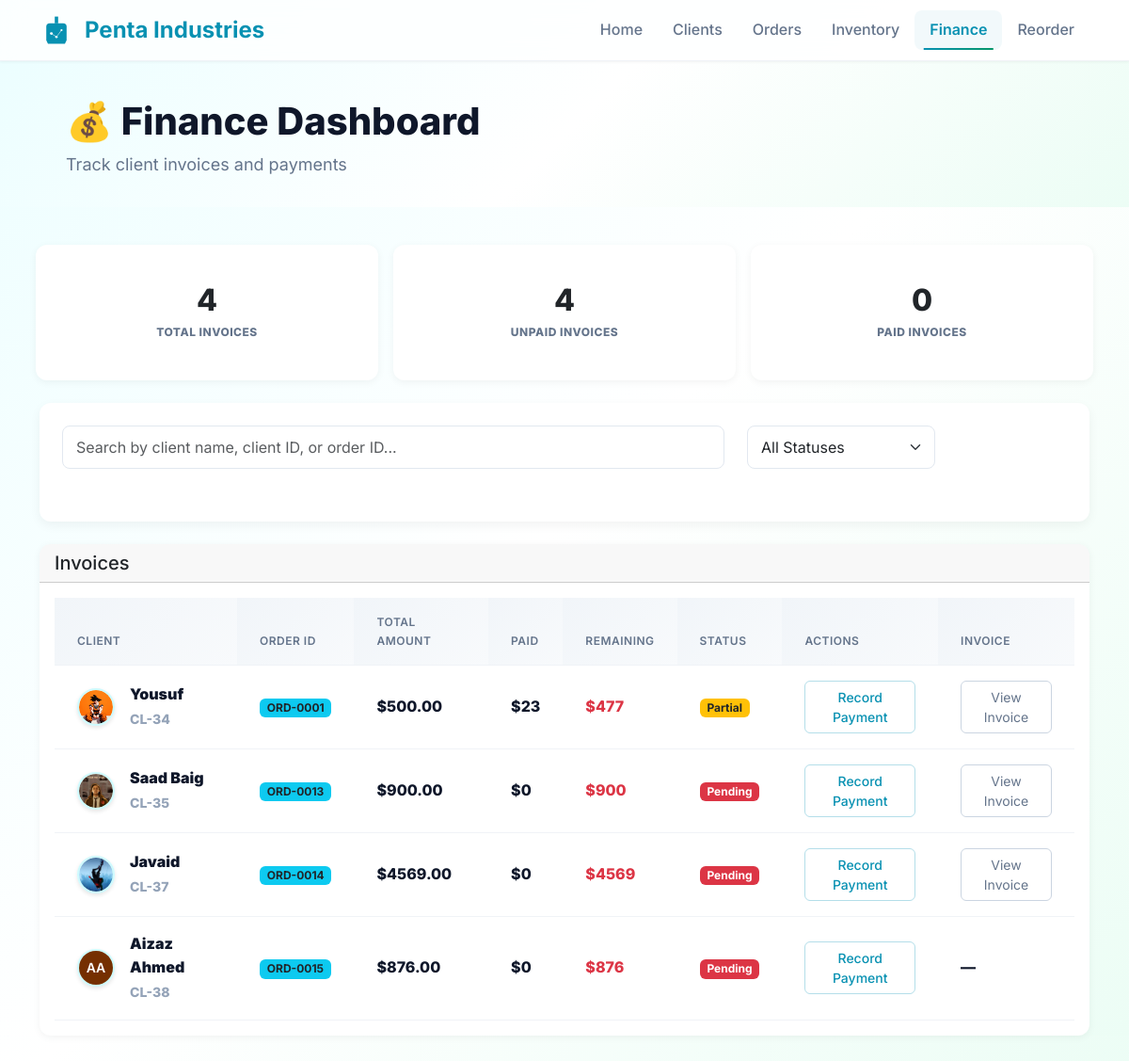
Page /finance/ on the earlier database version.
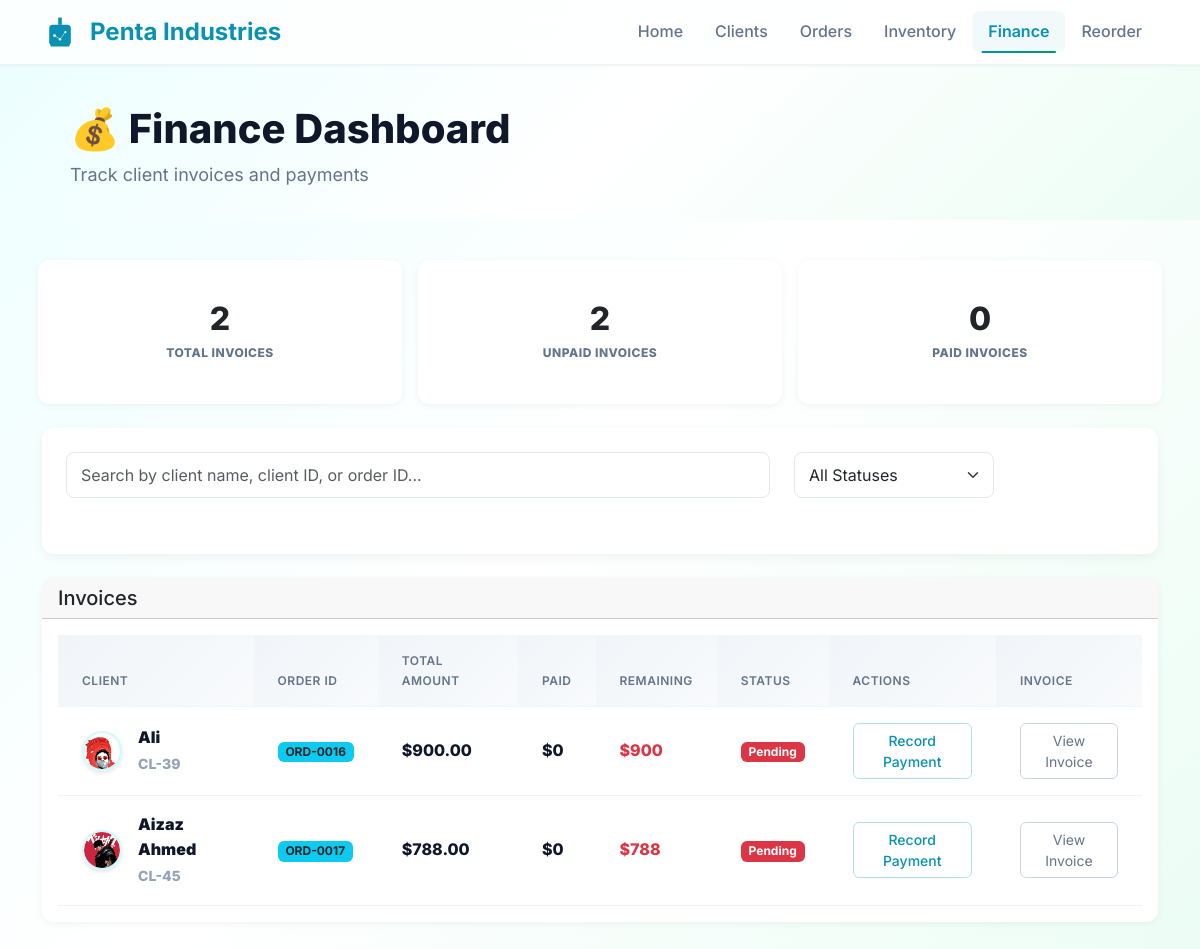
Same page on the later database version.
### core/models.py (models this page shows, shortened)
class Order(models.Model):
    STATUS_CHOICES = [
        ('sample_preparing', 'Sample Preparing'),
        ('production_starts', 'Production Starts'),
        ('quality_checking', 'Quality Checking'),
        ('ready_for_shipment', 'Ready for Shipment'),
        ('shipped', 'Shipped'),
        ('completed', 'Completed'),
    ]
    order_id = models.CharField(max_length=20, unique=True, blank=True)
    fabric_type = models.CharField(max_length=100, blank=True, null=True)
    quantity = models.PositiveIntegerField(blank=True, null=True)
    payment = models.DecimalField(max_digits=10,decimal_places=2, blank=True, null=True)
    client = models.ForeignKey(Client, on_delete=models.CASCADE, related_name='orders')
    status = models.CharField(max_length=50, choices=STATUS_CHOICES, default='sample_preparing')
    created_at = models.DateTimeField(auto_now_add=True)
    due_date = models.DateField(blank=True, null=True)
    paid_amount = models.DecimalField(max_digits=10, decimal_places=2, default=0)
    payment_method = models.CharField(
        max_length=20,
        choices=[
            ('cash', 'Cash'),
            ('bank_transfer', 'Bank Transfer'),
            ('credit_card', 'Credit Card'),
            ('upi', 'UPI'),
            ('other', 'Other')
        ],
        default='bank_transfer'
    )

class Client(models.Model):
    name = models.CharField(max_length=100)
    email = models.EmailField(null=True,blank=True)
    phone = models.CharField(max_length=15, blank=True)
    company = models.CharField(max_length=100, blank=True)
    is_active = models.BooleanField(default=True)
    avatar = models.ImageField(upload_to='avatars/' , blank=True , null=True)
    created_at = models.DateTimeField(auto_now_add=True)
    def get_initials(self):
        if not self.name:
            return "?"
        parts = self.name.strip().split()
        if len(parts) >= 2:
            return f"{parts[0][0]}{parts[-1][0]}".upper()
        else:
            return self.name[:2].upper() if len(self.name) >= 2 else self.name[0].upper()
    def get_avatar_color(self):
        if not self.name:
            return "#0891b2"
        hash_obj = hashlib.md5(self.name.encode())
        hash_hex = hash_obj.hexdigest()
        r = int(hash_hex[0:2], 16)
        g = int(hash_hex[2:4], 16)
        b = int(hash_hex[4:6], 16)
        brightness = (r * 299 + g * 587 + b * 114) / 1000
        if brightness > 180:
            r = max(0, r - 60)
            g = max(0, g - 60)
            b = max(0, b - 60)
        return f"#{r:02x}{g:02x}{b:02x}"

### core/views.py (the view, shortened to what this page needs)
# urls.py: path('finance/', views.finance_dashboard, name='finance_dashboard'),
def finance_dashboard(request):
    search_query = request.GET.get('q', '').strip()
    status_filter = request.GET.get('status', '').strip()
    client_invoices = Order.objects.select_related('client').prefetch_related('invoices').annotate(
        total_paid=Coalesce(Sum('invoices__amount'), 0, output_field=DecimalField()),
        db_remaining=F('payment') - Coalesce(Sum('invoices__amount'), 0, output_field=DecimalField())
    )
    if search_query:
        client_invoices = client_invoices.filter(
            Q(client__name__icontains=search_query) |
            Q(client__id__icontains=search_query) |
            Q(order_id__icontains=search_query)
        )
    total_invoices = client_invoices.count()
    paid_invoices = client_invoices.filter(db_remaining__lte=0).count()
    unpaid_invoices = total_invoices - paid_invoices
    context = {
    'client_invoices': client_invoices,
    'vendor_bills': [],
    'total_invoices': total_invoices,
    'paid_invoices': paid_invoices,
    'unpaid_invoices': unpaid_invoices,
}
    return render(request, 'finance.html', context)

### templates/finance.html (shortened to what the changed rows need)
{% load static %}
<!DOCTYPE html>
<html lang="en">
<head>
  <link href="https://cdn.jsdelivr.net/npm/bootstrap@5.3.2/dist/css/bootstrap.min.css" rel="stylesheet">
  <link href="{% static 'css/finance-dashboard.css' %}" rel="stylesheet">
</head>
<body>
  <div class="header-section" style="height: 155px;">
    <div class="d-flex justify-content-between align-items-center mb-4">
      <div style="position: relative; left: 70px;">
        <h1 class="display-5" style="font-weight: 800; font-size: 40px;">💰 Finance Dashboard</h1>
      </div>
    </div>
  </div>
  <div class="container mt-4 ">
    <div class="row g-3 mb-4">
      <div class="col-md-4">
        <div class="card stat-card border-top border-4 border-primary">
          <div class="card-body text-center">
            <h2 class="mb-0">{{ total_invoices }}</h2>
            <small class="text-muted">TOTAL INVOICES</small>
          </div>
        </div>
      </div>
      <div class="col-md-4">
        <div class="card stat-card border-top border-4 border-danger">
          <div class="card-body text-center">
            <h2 class="mb-0">{{ unpaid_invoices }}</h2>
            <small class="text-muted">UNPAID INVOICES</small>
          </div>
        </div>
      </div>
      <div class="col-md-4">
        <div class="card stat-card border-top border-4 border-success">
          <div class="card-body text-center">
            <h2 class="mb-0">{{ paid_invoices }}</h2>
          </div>
        </div>
      </div>
    </div>
  </div>
  <div class="container mb-5">
    <div class="card inventory-table-card">
      <div class="card-body">
        <div class="table-responsive">
          <table class="table table-hover mb-0">
            <thead class="table-light">
              <tr>
                <th>Client</th>
                <th>Order ID</th>
                <th>Total Amount</th>
                <th>Paid</th>
                <th>Remaining</th>
                <th>Status</th>
                <th>Actions</th>
                <th>Invoice</th>
              </tr>
            </thead>
            <tbody>
              {% for order in client_invoices %}
              <tr>
                <td>
                  <div class="d-flex align-items-center">
                    <div class="client-avatar me-3">
                      {% if order.client.avatar %}
                      <img src="{{ order.client.avatar.url }}" alt="{{ order.client.name }}" class="avatar-img"
                        width="36" height="36">
                      {% else %}
                      <span style="background-color: {{ order.client.get_avatar_color }};">
                        {{ order.client.get_initials }}
                      </span>
                      {% endif %}
                    </div>
                    <div>
                      <div><strong>{{ order.client.name }}</strong></div>
                      <small class="text-muted">CL-{{ order.client.id }}</small>
                    </div>
                  </div>
                </td>
                <td><span class="badge bg-info text-dark">{{ order.order_id }}</span></td>
                <td>${{ order.payment }}</td>
                <td>${{ order.total_paid }}</td>
                <td>
                  {% if order.db_remaining > 0 %}
                  <span class="text-danger">${{ order.db_remaining }}</span>
                  {% else %}
                  <span class="text-success">$0</span>
                  {% endif %}
                </td>
                <td>
                  {% if order.db_remaining <= 0 %} <span class="badge bg-success">Paid</span>
                    {% elif order.total_paid > 0 %}
                    <span class="badge bg-warning text-dark">Partial</span>
                    {% else %}
                    <span class="badge bg-danger">Pending</span>
                    {% endif %}
                </td>
                <td>
                  <button type="button" class="btn btn-sm btn-outline-primary" data-bs-toggle="modal"
                    data-bs-target="#paymentModal" data-order-id="{{ order.id }}"
                    data-order-ref="ORD-{{ order.order_id }}" data-current-paid="{{ order.total_paid|floatformat:2 }}"
                    data-total="{{ order.payment }}">
                    Record Payment
                  </button>
                </td>
                <td>
                  {% if order.invoices.exists %}
                  <a href="{% url 'view_invoice' order.invoices.first.id %}" class="btn btn-sm btn-outline-secondary"
                    target="_blank">
                    View Invoice
                  </a>
                  {% else %}
                  —
                  {% endif %}
                </td>
              </tr>
              {% empty %}
              <tr>
                <td colspan="9" class="text-center py-4">
                  <h4 class="text-muted">No invoices yet.</h4>
                </td>
              </tr>
              {% endfor %}
            </tbody>
          </table>
        </div>
      </div>
    </div>
  </div>
</body>
</html>

Differences in the rows shown:
removed Order: client.avatar (picture), client.name "Yousuf", client.id "34", order_id "ORD-0001", payment "500.00", total_paid "23", db_remaining "477", shows "Partial", shows "View Invoice"
removed Order: client.avatar (picture), client.name "Saad Baig", client.id "35", order_id "ORD-0013", payment "900.00", total_paid "0", db_remaining "900", shows "Pending", shows "View Invoice"
removed Order: client.avatar (picture), client.name "Javaid", client.id "37", order_id "ORD-0014", payment "4569.00", total_paid "0", db_remaining "4569", shows "Pending", shows "View Invoice"
removed Order: client.get_initials "AA", client.name "Aizaz Ahmed", client.id "38", order_id "ORD-0015", payment "876.00", total_paid "0", db_remaining "876", shows "Pending"
added Order: client.avatar (picture), client.name "Ali", client.id "39", order_id "ORD-0016", payment "900.00", total_paid "0", db_remaining "900", shows "Pending", shows "View Invoice"
added Order: client.avatar (picture), client.name "Aizaz Ahmed", client.id "45", order_id "ORD-0017", payment "788.00", total_paid "0", db_remaining "788", shows "Pending", shows "View Invoice"
Other differences:
{{ total_invoices }}: "4" → "2"
{{ unpaid_invoices }}: "4" → "2"
